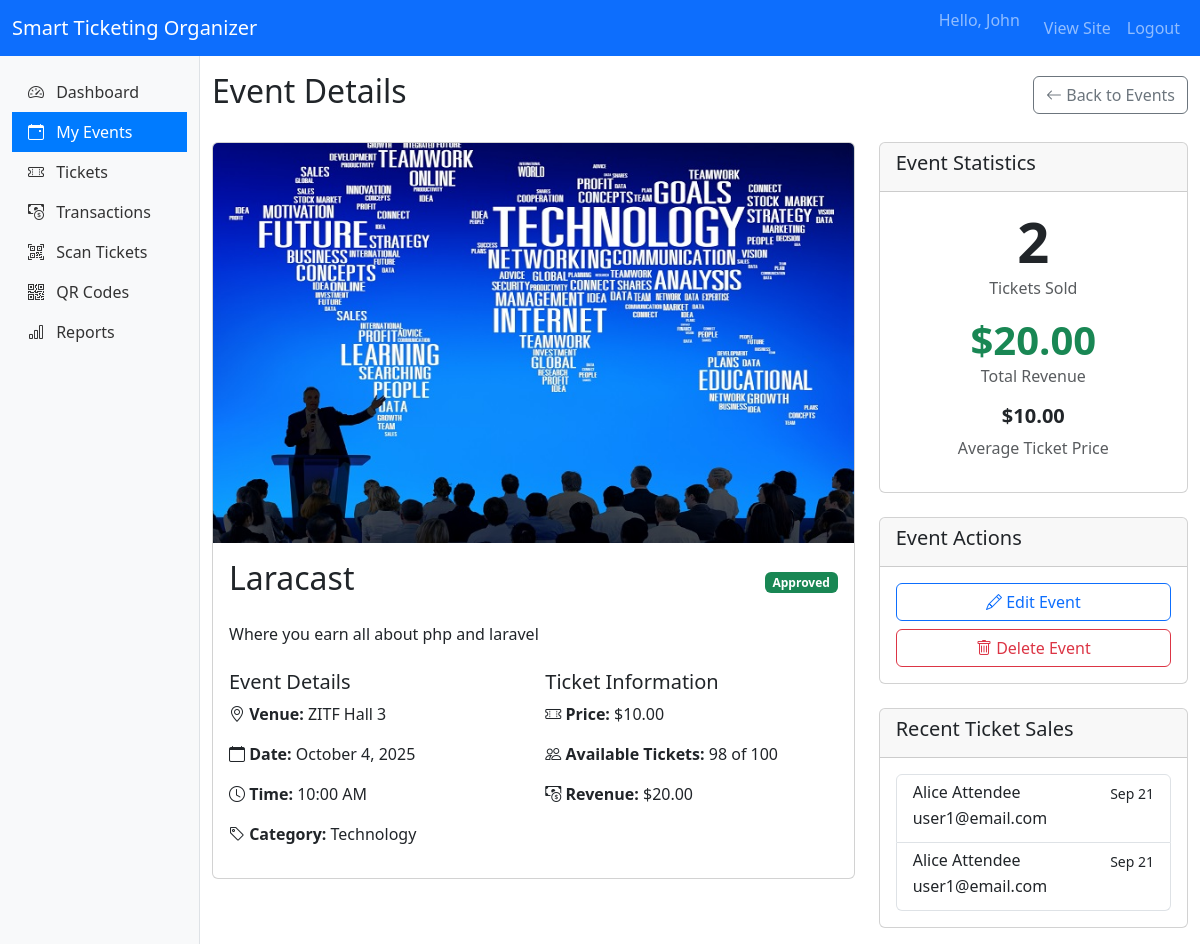
The app's page /organizer/events/view/4 (signed in) with its own data.
### tables this page shows
CREATE TABLE `events` (
  `id` int(11) NOT NULL,
  `organizer_id` int(11) NOT NULL,
  `category_id` int(11) DEFAULT NULL,
  `title` varchar(255) NOT NULL,
  `description` text DEFAULT NULL,
  `venue` varchar(255) NOT NULL,
  `date_time` datetime NOT NULL,
  `event_image` varchar(255) DEFAULT NULL,
  `total_tickets` int(11) NOT NULL,
  `tickets_sold` int(11) DEFAULT 0,
  `price` decimal(10,2) DEFAULT 0.00,
  `status` enum('pending','approved','rejected') DEFAULT 'pending',
  `created_at` timestamp NOT NULL DEFAULT current_timestamp()
);

CREATE TABLE `categories` (
  `id` int(11) NOT NULL,
  `name` varchar(50) NOT NULL,
  `description` text DEFAULT NULL,
  `created_at` timestamp NOT NULL DEFAULT current_timestamp()
);

CREATE TABLE `tickets` (
  `id` int(11) NOT NULL,
  `event_id` int(11) NOT NULL,
  `user_id` int(11) NOT NULL,
  `transaction_id` int(11) DEFAULT NULL,
  `qr_code_hash` varchar(255) NOT NULL,
  `is_scanned` tinyint(1) DEFAULT 0,
  `created_at` timestamp NOT NULL DEFAULT current_timestamp()
);

CREATE TABLE `users` (
  `id` int(11) NOT NULL,
  `username` varchar(50) NOT NULL,
  `email` varchar(100) NOT NULL,
  `password` varchar(255) NOT NULL,
  `role` enum('admin','organizer','attendee') DEFAULT 'attendee',
  `first_name` varchar(50) NOT NULL,
  `last_name` varchar(50) NOT NULL,
  `profile_picture` varchar(255) DEFAULT NULL,
  `created_at` timestamp NOT NULL DEFAULT current_timestamp(),
  `status` enum('active','suspended','pending') DEFAULT 'active'
);

### app/views/organizer/events/view.php (the view, shortened to what the rows shown need)
<div class="d-flex justify-content-between align-items-center mb-4">
    <h2>Event Details</h2>
    <a href="<?= BASE_URL ?>/organizer/events" class="btn btn-outline-secondary">
        <i class="bi bi-arrow-left"></i> Back to Events
    </a>
</div>
<div class="row">
    <div class="col-md-8">
        <div class="card mb-4">
            <?php if ($event['event_image']): ?>
                <img src="<?= BASE_URL . '/' . $event['event_image'] ?>" class="card-img-top" alt="<?= htmlspecialchars($event['title']) ?>" style="height: 400px; object-fit: cover;">
            <?php else: ?>
                <div class="bg-light d-flex align-items-center justify-content-center" style="height: 300px;">
                    <i class="bi bi-calendar-event" style="font-size: 5rem;"></i>
                </div>
            <?php endif; ?>
            <div class="card-body">
                <div class="d-flex justify-content-between align-items-center mb-3">
                    <h2 class="card-title"><?= htmlspecialchars($event['title']) ?></h2>
                    <span class="badge bg-<?= $event['status'] === 'approved' ? 'success' : ($event['status'] === 'pending' ? 'warning' : 'danger') ?>">
                        <?= ucfirst($event['status']) ?>
                    </span>
                </div>
                <p class="card-text"><?= nl2br(htmlspecialchars($event['description'])) ?></p>
                <div class="row mt-4">
                    <div class="col-md-6">
                        <h5>Event Details</h5>
                        <p><i class="bi bi-geo-alt"></i> <strong>Venue:</strong> <?= htmlspecialchars($event['venue']) ?></p>
                        <p><i class="bi bi-calendar"></i> <strong>Date:</strong> <?= date('F j, Y', strtotime($event['date_time'])) ?></p>
                        <p><i class="bi bi-clock"></i> <strong>Time:</strong> <?= date('g:i A', strtotime($event['date_time'])) ?></p>
                        <p><i class="bi bi-tag"></i> <strong>Category:</strong> <?= htmlspecialchars($event['category_name'] ?? 'Uncategorized') ?></p>
                    </div>
                    <div class="col-md-6">
                        <h5>Ticket Information</h5>
                        <p><i class="bi bi-ticket-perforated"></i> <strong>Price:</strong> $<?= number_format($event['price'], 2) ?></p>
                        <p><i class="bi bi-people"></i> <strong>Available Tickets:</strong> <?= $event['total_tickets'] - $event['tickets_sold'] ?> of <?= $event['total_tickets'] ?></p>
                        <p><i class="bi bi-cash-coin"></i> <strong>Revenue:</strong> $<?= number_format($revenue['total_revenue'] ?? 0, 2) ?></p>
                    </div>
                </div>
            </div>
        </div>
    </div>
    <div class="col-md-4">
        <div class="card">
            <div class="card-header">
                <h5>Event Statistics</h5>
            </div>
            <div class="card-body">
                <div class="text-center mb-3">
                    <div class="display-4 fw-bold"><?= $revenue['tickets_sold'] ?? 0 ?></div>
                    <p class="text-muted">Tickets Sold</p>
                </div>
                <div class="text-center mb-3">
                    <div class="display-6 fw-bold text-success">$<?= number_format($revenue['total_revenue'] ?? 0, 2) ?></div>
                    <p class="text-muted">Total Revenue</p>
                </div>
                <div class="text-center">
                    <div class="h5 fw-bold">$<?= number_format($revenue['average_ticket_price'] ?? $event['price'], 2) ?></div>
                    <p class="text-muted">Average Ticket Price</p>
                </div>
            </div>
        </div>
        <div class="card mt-4">
            <div class="card-header">
                <h5>Event Actions</h5>
            </div>
            <div class="card-body">
                <a href="<?= BASE_URL ?>/organizer/events/edit/<?= $event['id'] ?>" class="btn btn-outline-primary w-100 mb-2">
                    <i class="bi bi-pencil"></i> Edit Event
                </a>
                <form action="<?= BASE_URL ?>/organizer/events/delete/<?= $event['id'] ?>" method="POST" class="d-inline w-100">
                    <button type="submit" class="btn btn-outline-danger w-100" onclick="return confirm('Are you sure you want to delete this event?');">
                        <i class="bi bi-trash"></i> Delete Event
                    </button>
                </form>
            </div>
        </div>
        <?php if (!empty($tickets)): ?>
            <div class="card mt-4">
                <div class="card-header">
                    <h5>Recent Ticket Sales</h5>
                </div>
                <div class="card-body">
                    <div class="list-group">
                        <?php foreach (array_slice($tickets, 0, 5) as $ticket): ?>
                            <div class="list-group-item">
                                <div class="d-flex w-100 justify-content-between">
                                    <h6 class="mb-1"><?= htmlspecialchars($ticket['first_name'] . ' ' . $ticket['last_name']) ?></h6>
                                    <small><?= date('M j', strtotime($ticket['created_at'])) ?></small>
                                </div>
                                <p class="mb-1"><?= htmlspecialchars($ticket['email']) ?></p>
                            </div>
                        <?php endforeach; ?>
                    </div>
                </div>
            </div>
        <?php endif; ?>
    </div>
</div>

### app/core/Router.php (shortened to what the rows shown need)
<?php
class Router {
    protected $routes = [
        'GET' => [],
        'POST' => []
    ];
    public function get($path, $controller)
    {
        $this->routes['GET'][$path] = $controller;
    }
    public function post($path, $controller)
    {
        $this->routes['POST'][$path] = $controller;
    }
    public function dispatch($url)
    {
        $method = $_SERVER['REQUEST_METHOD'];
        $url = trim($url, '/');
        foreach ($this->routes[$method] as $route => $controllerAction) {
            $pattern = $this->convertToRegex($route);
            if (preg_match($pattern, $url, $matches)) {
                $params = array_filter($matches, 'is_string', ARRAY_FILTER_USE_KEY);
                $this->callController($controllerAction, $params);
                return;
            }
        }
    }
    protected function convertToRegex($route) {
        $pattern = preg_replace('/\//', '\\/', $route);
        $pattern = preg_replace('/\{([a-zA-Z_][a-zA-Z0-9_]*)\}/', '(?P<$1>[^\/]+)', $pattern);
        return '/^' . $pattern . '$/i';
    }
    protected function callController($controller, $params = []) {
        [$class, $method] = explode('@', $controller);
        $class = "app\\controllers\\" . $class;
        if (class_exists($class)) {
            $controllerInstance = new $class();
            if (method_exists($controllerInstance, $method)) {
                $reflection = new \ReflectionMethod($controllerInstance, $method);
                $orderedParams = [];
                foreach ($reflection->getParameters() as $param) {
                    $paramName = $param->getName();
                    $orderedParams[] = $params[$paramName] ?? null;
                }
                call_user_func_array([$controllerInstance, $method], $orderedParams);
            } else {
                die("Method $method not found in $class");
            }
        } else {
            die("Controller $class not found");
        }
    }
}

### records on screen
events: event_image (picture), title "Laracast", status "Approved", description "Where you earn all about php and laravel", venue "ZITF Hall 3", date_time "October 4, 2025", date_time "10:00 AM", category.name "Technology", price "10.00", $event['total_tickets'] - $event['tickets_sold'] "98", total_tickets "100"
tickets: user.last_name "Alice Attendee", created_at "Sep 21", user.email "user1@email.com"
tickets: user.last_name "Alice Attendee", created_at "Sep 21", user.email "user1@email.com"

### other values on screen
$revenue['total_revenue'] "20.00"
$revenue['tickets_sold'] "2"
$revenue['average_ticket_price'] "10.00"
